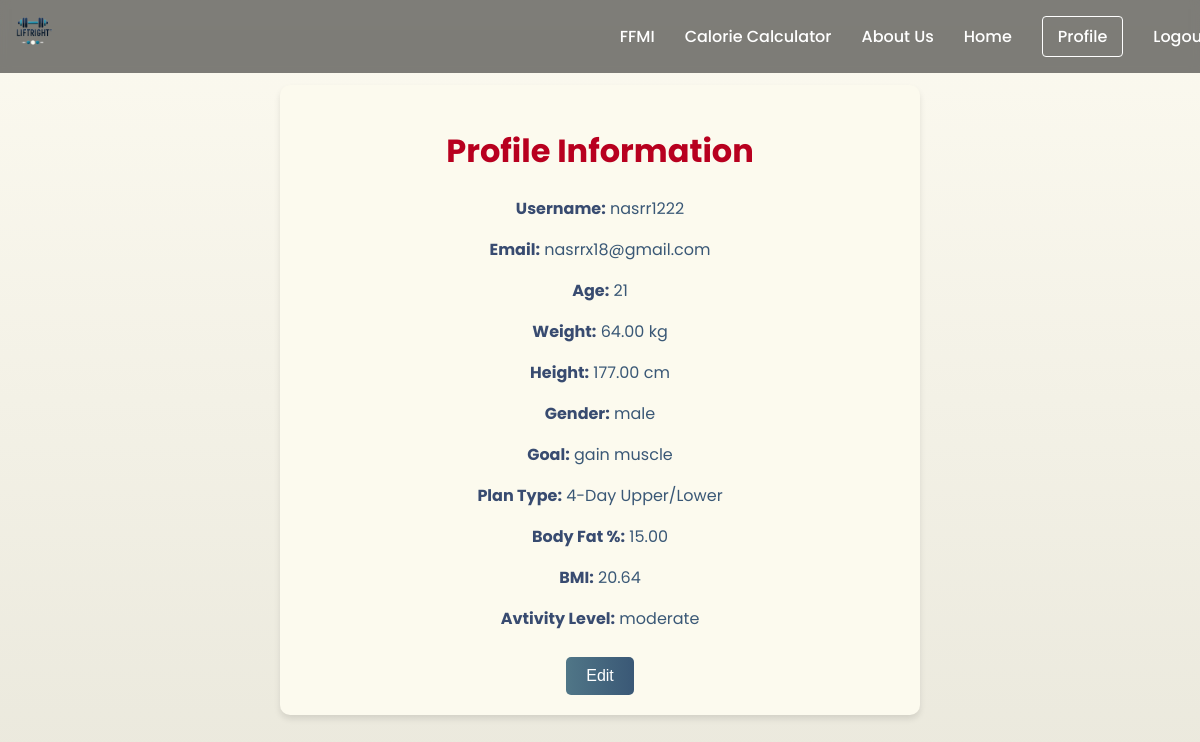
Page /Profile (signed in) on the earlier database version.
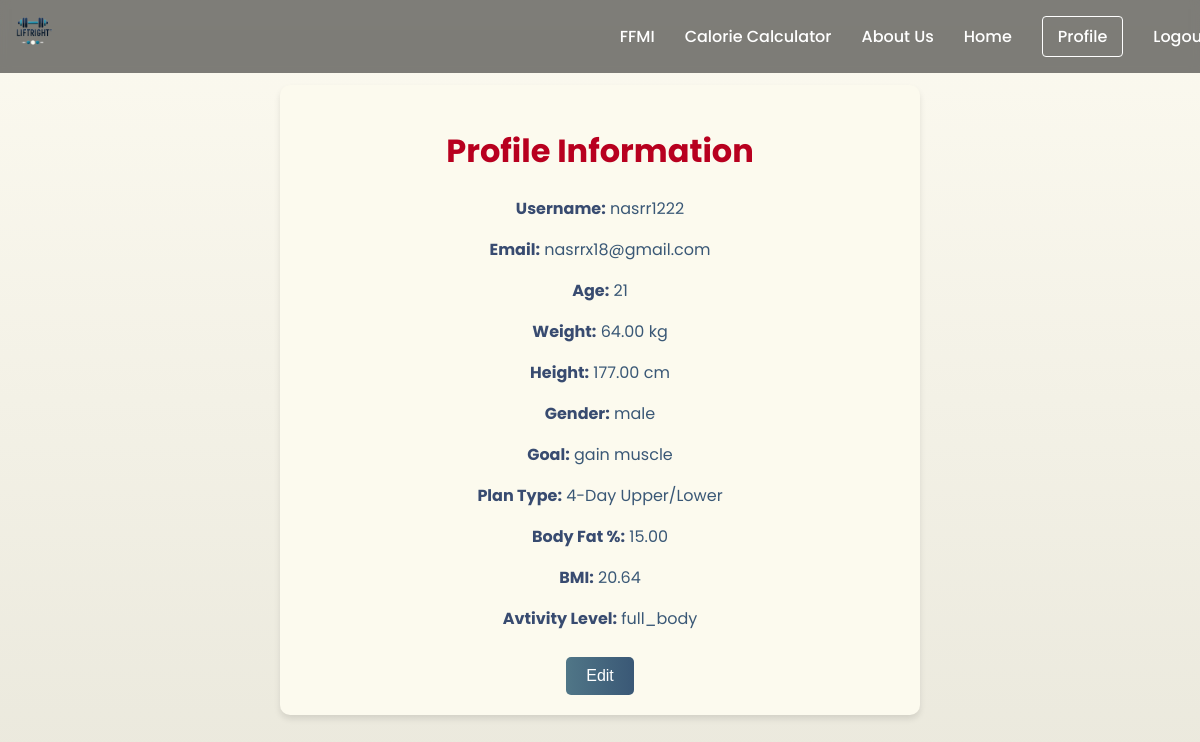
Same page on the later database version.
### LiftRight/models.py (models this page shows)
class User(AbstractUser):
    age = models.PositiveIntegerField(null=True, blank=True,validators=[MinValueValidator(13)])
    weight = models.DecimalField(max_digits=5, decimal_places=2, null=True, blank=True, validators=[
            MinValueValidator(30.0),
            MaxValueValidator(300.0)
        ])
    height = models.DecimalField(max_digits=5, decimal_places=2, null=True, blank=True, validators=[
            MinValueValidator(140.0),
            MaxValueValidator(250.0)
        ])
    gender = models.CharField(max_length=6, choices=[('female', 'Female'), ('male', 'Male')],default='female', null=True, blank=True)
    goal = models.CharField(
        max_length=50,
        choices=[
            ('gain muscle', 'Gain Muscle'),
            ('lose fat', 'Lose Fat'),
        ],
        default='gain muscle',
        null=True,
        blank=True
    )
    body_fat_percentage = models.DecimalField(max_digits=5, decimal_places=2, null=True, blank=True)
    plan_type = models.CharField(
        max_length=50,
        choices=[
            ('full_body', '3-Day Full Body'),
            ('upper_lower', '4-Day Upper/Lower'),
            ('push_pull_legs', '6-Day Push/Pull/Legs'),
        ],
        default='full_body',
        null=True,
        blank=True
    )
    activity_level = models.CharField(
        max_length=50,
        choices=[
            ('sedentary', 'Sedentary'),
            ('moderate', 'Moderate Activity'),
            ('active', 'Active'),
        ],
        default='moderate',
        null=True,
        blank=True
    )

### LiftRight/views.py (the view)
# urls.py: path('Profile',views.LoadProfileUserData,name='Profile'),
@login_required
def LoadProfileUserData(request):
    user = request.user
    context = {
        'name': user.username,
        'email': user.email,
        'age': user.age,
        'height': user.height,
        'weight': user.weight,
        'gender': user.gender,
        'goal': user.goal,
        'body_fat_percentage': user.body_fat_percentage,
        'plan_type': user.get_plan_type_display,
        'bmi': calculate_bmi(user.height, user.weight, user.age, user.gender),
        'activity_level': user.activity_level
    }
    return render(request, 'Profile.html', context)

### LiftRight/utils.py (called while the page is built)
def calculate_bmi(height, weight, age, gender):
    height_m = height / 100  # Convert height to meters
    base_bmi = weight / (height_m ** 2)
    if gender == 'male':
        age_adjustment = float(0.1 * (age / 10))
    else:  # female
        age_adjustment = float(0.15 * (age / 10))
    adjusted_bmi = float(base_bmi) + float(age_adjustment)
    return float(round(adjusted_bmi, 2))

### templates/Profile.html (shortened to what this page needs)
<!DOCTYPE html>
<html lang="en">
<head>
</head>
<body>
    <header>
        <nav class="navbar">
            <a href="#" class="logo">
                {% load static %}
                <img src="{% static 'images/Image.png' %}" alt="Logo">
            </a>
            <ul class="menu-links">
                <li><a href="{% url 'fat_calculator' %}">FFMI</a></li>
                <li><a href="{% url 'calorie_calculator' %}">Calorie Calculator</a></li>
                <li><a href="{% url 'About' %}">About Us</a></li>
                <li><a href="{% url 'Home' %}">Home</a></li>
                <li class="join-btn"><a href="{% url 'Profile' %}">Profile</a></li>
                <li>
                    <a href="#"
                       onclick="if (confirm('Are you sure you want to log out?')) {
                           document.getElementById('logoutForm').submit();
                       }
                       return false;">
                      Logout
                    </a>
                  </li>
            </ul>
        </nav>
    </header>
    <div id="container">
        <h1>Profile Information</h1>
        <div id="data-display">
            <p><span class="label">Username:</span> <span class="value">{{ name }}</span></p>
            <p><span class="label">Email:</span> <span class="value">{{ email }}</span></p>
            <p><span class="label">Age:</span> <span class="value">{{ age }}</span></p>
            <p><span class="label">Weight:</span> <span class="value">{{ weight }} kg</span></p>
            <p><span class="label">Height:</span> <span class="value">{{ height }} cm</span></p>
            <p><span class="label">Gender:</span> <span class="value">{{ gender }}</span></p>
            <p><span class="label">Goal:</span> <span class="value">{{ goal }}</span></p>
            <p><span class="label">Plan Type:</span> <span class="value">{{ plan_type }}</span></p>
            <p><span class="label">Body Fat %:</span> <span class="value">{{ body_fat_percentage }}</span></p>
            <p><span class="label">BMI:</span> <span class="value">{{ bmi }}</span></p>
            <p><span class="label">Avtivity Level:</span> <span class="value">{{ activity_level }}</span></p>
        </div>
        <button id="edit-button" onclick="toggleEditForm()">Edit</button>
    </div>
</body>
</html>

Differences in the rows shown:
changed User "nasrr1222": activity_level "moderate" → "full_body"
